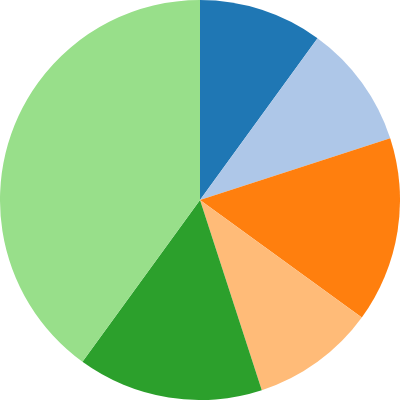

The Vega-Lite source for this figure:
### Vega specification from a JSON file in a GitHub repository (floating-point values rounded to 4 significant figures)
{"$schema": "https://vega.github.io/schema/vega/v3.0.json", "width": 200, "height": 200, "autosize": "none", "data": [{"name": "table", "values": [{"id": 1, "percents": 10}, {"id": 2, "percents": 10}, {"id": 3, "percents": 15}, {"id": 4, "percents": 10}, {"id": 5, "percents": 15}, {"id": 6, "percents": 40}], "transform": [{"type": "pie", "field": "percents"}]}], "scales": [{"name": "color", "type": "ordinal", "range": {"scheme": "category20"}}], "marks": [{"type": "arc", "from": {"data": "table"}, "encode": {"enter": {"fill": {"scale": "color", "field": "id"}, "x": {"signal": "width / 2"}, "y": {"signal": "height / 2"}}, "update": {"startAngle": {"field": "startAngle"}, "endAngle": {"field": "endAngle"}, "padAngle": 0, "innerRadius": 0, "outerRadius": {"signal": "width / 2"}, "cornerRadius": 0}}}]}
